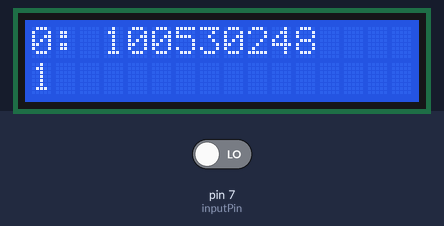
The sketch below on a simulated Arduino Uno, built with avr-gcc and run on an emulated ATmega328P. Parts: 16×2 character LCD. Inputs (shaded band) come from the test bench; at power-on: pin 7 (inputPin) LOW.

Above: at 1.2 s.
1.3 s: pin 7 (inputPin) driven HIGH
At 2.5 s:
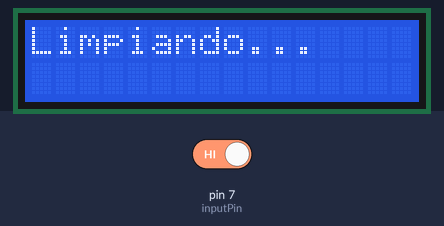
2.8 s: pin 7 (inputPin) driven LOW
At 4.6 s:
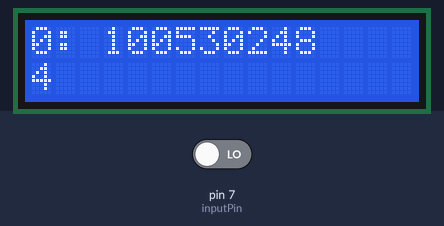
Timing chart, 0 to 6.1 s (numbered marks = the images above; inputs shaded):
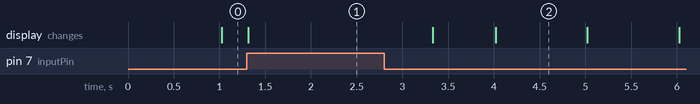

Measured:
- after the input at 1.3 s, the display: changes at once (image 1)
- after the input at 2.8 s, the display: first changes after 0.53 s (image 2 shows a later state)
- what the display in image 2 shows lasts 1.0 s, from 4.0 s to 5.0 s

The sketch:

practica_2_lcd_i2c.ino
```cpp
#include <Wire.h>
#include "LiquidCrystal_I2C.h"

// Crear el objeto lcd  dirección  0x3F y 16 columnas x 2 filas
LiquidCrystal_I2C lcd(0x3F, 16, 2); //

const int inputPin = 7;

int value = 0;

void setup()
{
  // Inicializar el LCD
  lcd.init();

  // Encender la luz de fondo.
  lcd.backlight();
  lcd.setCursor(0, 0);
  lcd.print("0: 100530248");

  pinMode(inputPin, INPUT); // sets the digital pin 7 as input
}

void loop()
{
  lcd.setCursor(0, 1);
  // print the number of seconds since reset:
  lcd.print(millis() / 1000);

  value = digitalRead(inputPin);

  if (value)
  {
    lcd.clear();
    lcd.setCursor(0, 0);
    lcd.print("Limpiando...");
    delay(2000);
  }
  else
  {
    lcd.setCursor(0, 0);
    lcd.print("0: 100530248");
  }
}
```
